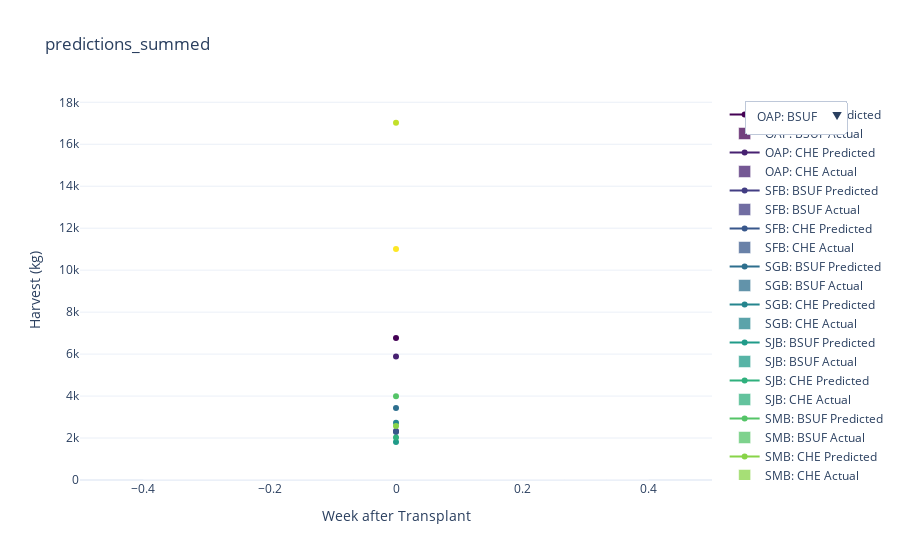

This figure's notebook cell:
### Code cell
fig.show()

### Figure 1 — Plotly figure (JSON) as saved in the notebook; plotly's stock layout.template omitted (floating-point values rounded to 4 significant figures)
{"data": [{"line": {"color": "rgb(68, 1, 84)"}, "name": "OAP: BSUF Predicted", "type": "scatter", "x": [0], "y": [6767.0]}, {"marker": {"color": "rgb(68, 1, 84)"}, "name": "OAP: BSUF Actual", "opacity": 0.75, "type": "bar", "x": [0], "y": [0.0, 0.0, 0.0, 0.0, 0.0, 0.0, 247.0, 0.0, 0.0, 1280.0, 7385.0, 18730.0, 25270.0, 25940.0, 30950.0, 32540.0, 22350.0, 15830.0, 21070.0, 12350.0]}, {"line": {"color": "rgb(71, 33, 113)"}, "name": "OAP: CHE Predicted", "type": "scatter", "x": [0], "y": [5888.0]}, {"marker": {"color": "rgb(71, 33, 113)"}, "name": "OAP: CHE Actual", "opacity": 0.75, "type": "bar", "x": [0], "y": [0.0, 0.0, 0.0, 0.0, 0.0, 0.0, 0.0, 0.0, 796.0, 2267.0, 8092.0, 12700.0, 21520.0, 20780.0, 20930.0, 15470.0, 18700.0, 13830.0, 8567.0, 4687.0]}, {"line": {"color": "rgb(66, 61, 131)"}, "name": "SFB: BSUF Predicted", "type": "scatter", "x": [0], "y": [2336.0]}, {"marker": {"color": "rgb(66, 61, 131)"}, "name": "SFB: BSUF Actual", "opacity": 0.75, "type": "bar", "x": [0], "y": [0.0, 0.0, 0.0, 0.0, 0.0, 129.0, 0.0, 852.0, 2724.0, 0.0, 1261.0, 726.0, 3146.0, 7817.0, 10480.0, 19270.0, 14580.0, 10320.0, 4596.0, 2564.0]}, {"line": {"color": "rgb(56, 87, 139)"}, "name": "SFB: CHE Predicted", "type": "scatter", "x": [0], "y": [2282.0]}, {"marker": {"color": "rgb(56, 87, 139)"}, "name": "SFB: CHE Actual", "opacity": 0.75, "type": "bar", "x": [0], "y": [0.0, 0.0, 0.0, 0.0, 0.0, 213.0, 1333.0, 883.0, 2004.0, 0.0, 470.0, 624.0, 1476.0, 1531.0, 4268.0, 6402.0, 6340.0, 4926.0, 6382.0, 2066.0]}, {"line": {"color": "rgb(46, 111, 142)"}, "name": "SGB: BSUF Predicted", "type": "scatter", "x": [0], "y": [3435.0]}, {"marker": {"color": "rgb(46, 111, 142)"}, "name": "SGB: BSUF Actual", "opacity": 0.75, "type": "bar", "x": [0], "y": [0.0, 0.0, 0.0, 0.0, 0.0, 0.0, 0.0, 33.0, 116.0, 307.0, 1513.0, 2223.0, 6290.0, 5475.0, 13020.0, 8873.0, 9305.0, 10040.0, 1758.0, 2074.0]}, {"line": {"color": "rgb(37, 133, 142)"}, "name": "SGB: CHE Predicted", "type": "scatter", "x": [0], "y": [2731.0]}, {"marker": {"color": "rgb(37, 133, 142)"}, "name": "SGB: CHE Actual", "opacity": 0.75, "type": "bar", "x": [0], "y": [0.0, 0.0, 0.0, 0.0, 0.0, 0.0, 0.0, 0.0, 36.0, 108.0, 471.0, 1097.0, 2079.0, 5314.0, 6126.0, 7149.0, 5984.0, 6390.0, 2642.0, 832.0]}, {"line": {"color": "rgb(32, 155, 137)"}, "name": "SJB: BSUF Predicted", "type": "scatter", "x": [0], "y": [1810.0]}, {"marker": {"color": "rgb(32, 155, 137)"}, "name": "SJB: BSUF Actual", "opacity": 0.75, "type": "bar", "x": [0], "y": [0.0, 0.0, 0.0, 0.0, 0.0, 0.0, 0.0, 0.0, 1482.0, 4236.0, 5472.0, 7925.0, 8861.0, 6686.0, 7671.0, 8114.0, 4190.0, 3624.0, 1331.0, 460.0]}, {"line": {"color": "rgb(47, 176, 125)"}, "name": "SJB: CHE Predicted", "type": "scatter", "x": [0], "y": [2022.0]}, {"marker": {"color": "rgb(47, 176, 125)"}, "name": "SJB: CHE Actual", "opacity": 0.75, "type": "bar", "x": [0], "y": [0.0, 0.0, 0.0, 0.0, 0.0, 0.0, 0.0, 0.0, 507.0, 742.0, 1671.0, 5822.0, 6039.0, 3924.0, 2597.0, 4681.0, 3747.0, 3036.0, 2483.0, 1238.0]}, {"line": {"color": "rgb(84, 196, 103)"}, "name": "SMB: BSUF Predicted", "type": "scatter", "x": [0], "y": [3993.0]}, {"marker": {"color": "rgb(84, 196, 103)"}, "name": "SMB: BSUF Actual", "opacity": 0.75, "type": "bar", "x": [0], "y": [0.0, 0.0, 0.0, 0.0, 0.0, 0.0, 0.0, 0.0, 480.0, 0.0, 3236.0, 6670.0, 13070.0, 14370.0, 11040.0, 5944.0, 2399.0, 710.0, 869.0, 715.0]}, {"line": {"color": "rgb(136, 212, 72)"}, "name": "SMB: CHE Predicted", "type": "scatter", "x": [0], "y": [2574.0]}, {"marker": {"color": "rgb(136, 212, 72)"}, "name": "SMB: CHE Actual", "opacity": 0.75, "type": "bar", "x": [0], "y": [0.0, 0.0, 0.0, 0.0, 0.0, 0.0, 0.0, 0.0, 0.0, 1023.0, 3443.0, 5855.0, 7161.0, 8003.0, 10300.0, 6524.0, 2888.0, 1185.0, 2180.0, 2236.0]}, {"line": {"color": "rgb(194, 224, 42)"}, "name": "VAP: BSUF Predicted", "type": "scatter", "x": [0], "y": [17030.0]}, {"marker": {"color": "rgb(194, 224, 42)"}, "name": "VAP: BSUF Actual", "opacity": 0.75, "type": "bar", "x": [0], "y": [0.0, 0.0, 0.0, 0.0, 0.0, 0.0, 0.0, 0.0, 24.0, 587.0, 4292.0, 10140.0, 11270.0, 27650.0, 57530.0, 28500.0, 35780.0, 35540.0, 39200.0, 41520.0]}, {"line": {"color": "rgb(253, 231, 37)"}, "name": "VAP: CHE Predicted", "type": "scatter", "x": [0], "y": [11010.0]}, {"marker": {"color": "rgb(253, 231, 37)"}, "name": "VAP: CHE Actual", "opacity": 0.75, "type": "bar", "x": [0], "y": [0.0, 0.0, 0.0, 0.0, 0.0, 0.0, 0.0, 0.0, 0.0, 40.0, 2283.0, 3014.0, 8268.0, 12950.0, 21940.0, 23380.0, 28990.0, 30830.0, 33810.0, 30770.0]}], "layout": {"title": {"text": "predictions_summed"}, "updatemenus": [{"active": 0, "buttons": [{"args": [{"visible": [true, true, false, false, false, false, false, false, false, false, false, false, false, false, false, false, false, false, false, false, false, false, false, false]}, {"title": "Selected: OAP: BSUF"}], "label": "OAP: BSUF", "method": "update"}, {"args": [{"visible": [false, false, true, true, false, false, false, false, false, false, false, false, false, false, false, false, false, false, false, false, false, false, false, false]}, {"title": "Selected: OAP: CHE"}], "label": "OAP: CHE", "method": "update"}, {"args": [{"visible": [false, false, false, false, true, true, false, false, false, false, false, false, false, false, false, false, false, false, false, false, false, false, false, false]}, {"title": "Selected: SFB: BSUF"}], "label": "SFB: BSUF", "method": "update"}, {"args": [{"visible": [false, false, false, false, false, false, true, true, false, false, false, false, false, false, false, false, false, false, false, false, false, false, false, false]}, {"title": "Selected: SFB: CHE"}], "label": "SFB: CHE", "method": "update"}, {"args": [{"visible": [false, false, false, false, false, false, false, false, true, true, false, false, false, false, false, false, false, false, false, false, false, false, false, false]}, {"title": "Selected: SGB: BSUF"}], "label": "SGB: BSUF", "method": "update"}, {"args": [{"visible": [false, false, false, false, false, false, false, false, false, false, true, true, false, false, false, false, false, false, false, false, false, false, false, false]}, {"title": "Selected: SGB: CHE"}], "label": "SGB: CHE", "method": "update"}, {"args": [{"visible": [false, false, false, false, false, false, false, false, false, false, false, false, true, true, false, false, false, false, false, false, false, false, false, false]}, {"title": "Selected: SJB: BSUF"}], "label": "SJB: BSUF", "method": "update"}, {"args": [{"visible": [false, false, false, false, false, false, false, false, false, false, false, false, false, false, true, true, false, false, false, false, false, false, false, false]}, {"title": "Selected: SJB: CHE"}], "label": "SJB: CHE", "method": "update"}, {"args": [{"visible": [false, false, false, false, false, false, false, false, false, false, false, false, false, false, false, false, true, true, false, false, false, false, false, false]}, {"title": "Selected: SMB: BSUF"}], "label": "SMB: BSUF", "method": "update"}, {"args": [{"visible": [false, false, false, false, false, false, false, false, false, false, false, false, false, false, false, false, false, false, true, true, false, false, false, false]}, {"title": "Selected: SMB: CHE"}], "label": "SMB: CHE", "method": "update"}, {"args": [{"visible": [false, false, false, false, false, false, false, false, false, false, false, false, false, false, false, false, false, false, false, false, true, true, false, false]}, {"title": "Selected: VAP: BSUF"}], "label": "VAP: BSUF", "method": "update"}, {"args": [{"visible": [false, false, false, false, false, false, false, false, false, false, false, false, false, false, false, false, false, false, false, false, false, false, true, true]}, {"title": "Selected: VAP: CHE"}], "label": "VAP: CHE", "method": "update"}, {"args": [{"visible": [true, true, true, true, true, true, true, true, true, true, true, true, true, true, true, true, true, true, true, true, true, true, true, true]}, {"title": "All Traces Visible"}], "label": "Show All", "method": "update"}], "direction": "down", "showactive": true, "x": 1.05, "xanchor": "left", "y": 1, "yanchor": "top"}], "xaxis": {"title": {"text": "Week after Transplant"}}, "yaxis": {"title": {"text": "Harvest (kg)"}}}}
